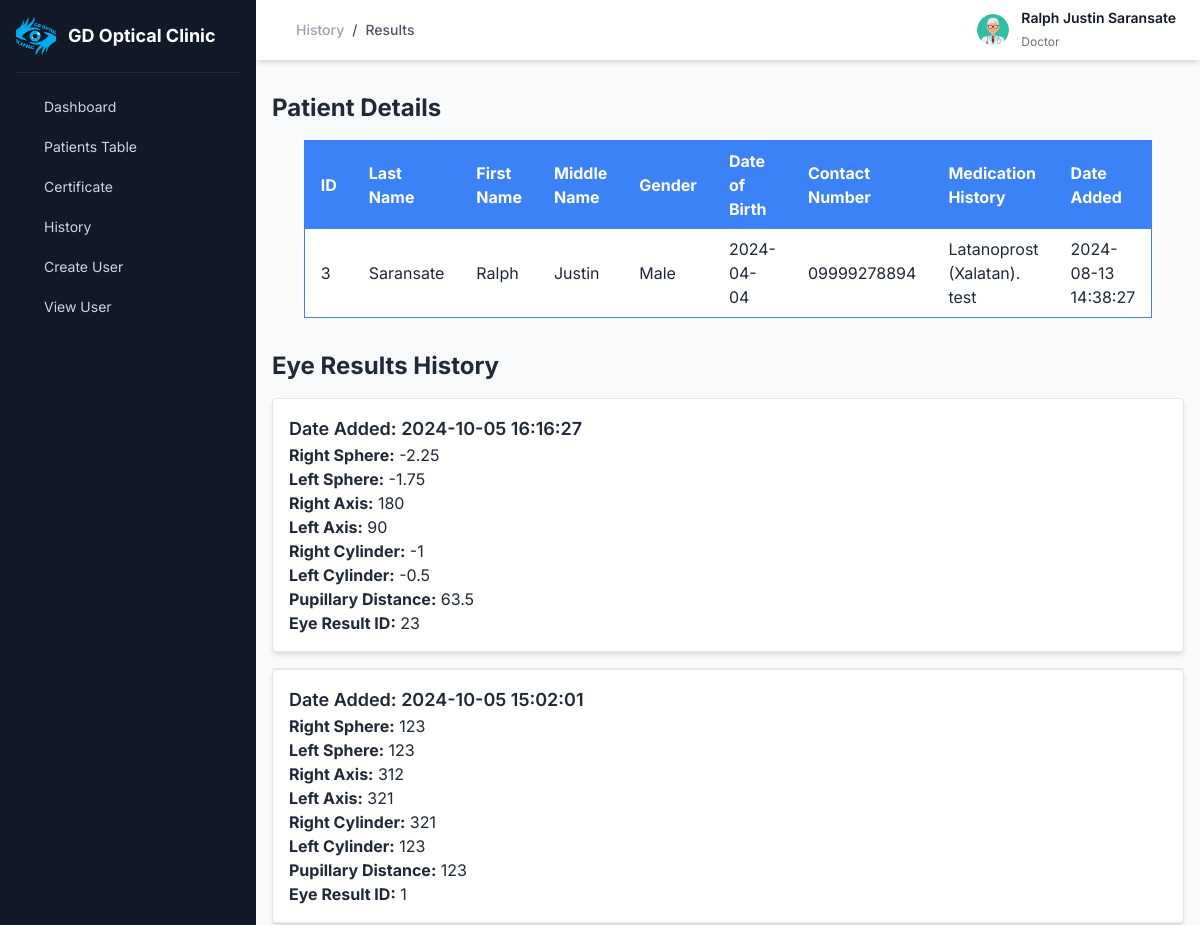
/pages/doctor_history_result.php?id=3 (signed in, upper part), run on an earlier commit of the app's database.
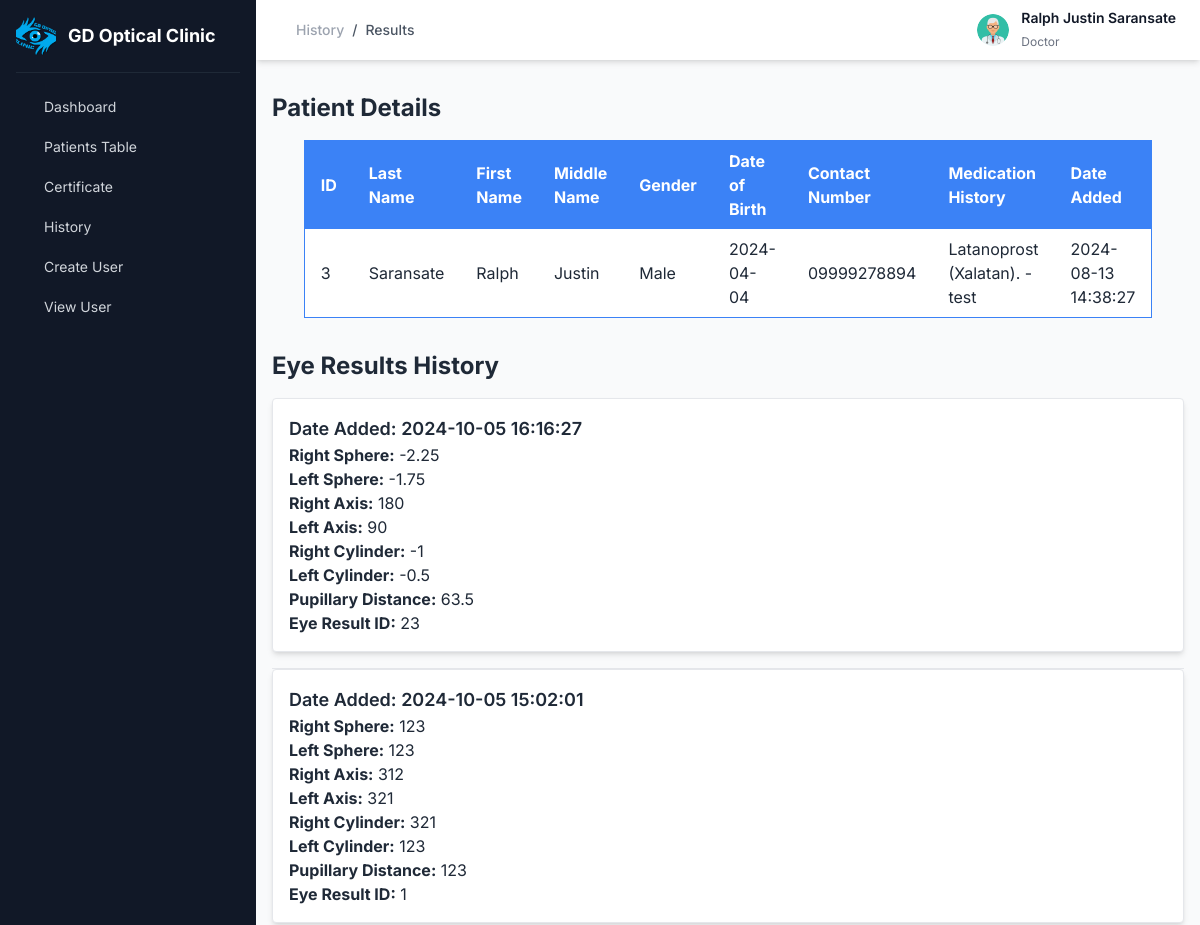
And on a later commit of the database.
### tables this page shows
CREATE TABLE `patients` (
  `patients_id` int(6) NOT NULL,
  `first_name` varchar(255) NOT NULL,
  `last_name` varchar(255) NOT NULL,
  `middle_name` varchar(255) DEFAULT NULL,
  `address` varchar(255) NOT NULL,
  `medication_history` text DEFAULT NULL,
  `date_of_birth` date NOT NULL,
  `gender` varchar(10) NOT NULL,
  `contact_no` varchar(15) NOT NULL,
  `date_added` timestamp NOT NULL DEFAULT current_timestamp() ON UPDATE current_timestamp()
);

### pages/doctor_history_result.php (the view, shortened to what the changed rows need)
<?php
include('db.php');
if (isset($_GET['id'])) {
    $id = intval($_GET['id']);
    $sql = "SELECT * FROM patients WHERE patients_id = $id";
    $result = $conn->query($sql);
    if ($result->num_rows > 0) {
        $patient = $result->fetch_assoc();
    } else {
        echo "Record not found";
        exit;
    }
} else {
    echo "Invalid request";
    exit;
}
?>
<!DOCTYPE html>
<html lang="en">
<head>
    <link rel="stylesheet" href="https://cdnjs.cloudflare.com/ajax/libs/font-awesome/6.0.0-beta3/css/all.min.css">
    <link href="https://cdn.jsdelivr.net/npm/tailwindcss@2.2.19/dist/tailwind.min.css" rel="stylesheet">
</head>
<body>
<main class="w-full md:w-[calc(100%-256px)] md:ml-64 bg-gray-50 min-h-screen transition-all">
    <div class="container mx-auto px-4 py-8">
        <h2 class="text-2xl font-bold mb-4">Patient Details</h2>
        <table class="w-full border-collapse border border-blue-500 max-w-xl mt-4 mx-auto">
            <thead>
                <tr class="bg-blue-500 text-white">
                    <th class="py-2 px-4 text-left">ID</th>
                    <th class="py-2 px-4 text-left">Last Name</th>
                    <th class="py-2 px-4 text-left">First Name</th>
                    <th class="py-2 px-4 text-left">Middle Name</th>
                    <th class="py-2 px-4 text-left">Gender</th>
                    <th class="py-2 px-4 text-left">Date of Birth</th>
                    <th class="py-2 px-4 text-left">Contact Number</th>
                    <th class="py-2 px-4 text-left">Medication History</th>
                    <th class="py-2 px-4 text-left">Date Added</th>
                </tr>
            </thead>
            <tbody>
                <tr class="bg-white border-b border-blue-500">
                    <td class="py-2 px-4"><?php echo $patient['patients_id']; ?></td>
                    <td class="py-2 px-4"><?php echo $patient['last_name']; ?></td>
                    <td class="py-2 px-4"><?php echo $patient['first_name']; ?></td>
                    <td class="py-2 px-4"><?php echo $patient['middle_name']; ?></td>
                    <td class="py-2 px-4"><?php echo $patient['gender']; ?></td>
                    <td class="py-2 px-4"><?php echo $patient['date_of_birth']; ?></td>
                    <td class="py-2 px-4"><?php echo $patient['contact_no']; ?></td>
                    <td class="py-2 px-4"><?php echo $patient['medication_history']; ?></td>
                    <td class="py-2 px-4"><?php echo $patient['date_added']; ?></td>
                </tr>
            </tbody>
        </table>
        <h2 class="text-2xl font-bold mt-8">Eye Results History</h2>
    </div>
    <?php include('doctor_homepage.php'); ?>
</body>
</html>

What changed in the data, as far as the page shows it:
changed patients "Saransate": medication_history "Latanoprost (Xalatan). test" → "Latanoprost (Xalatan). - test"
